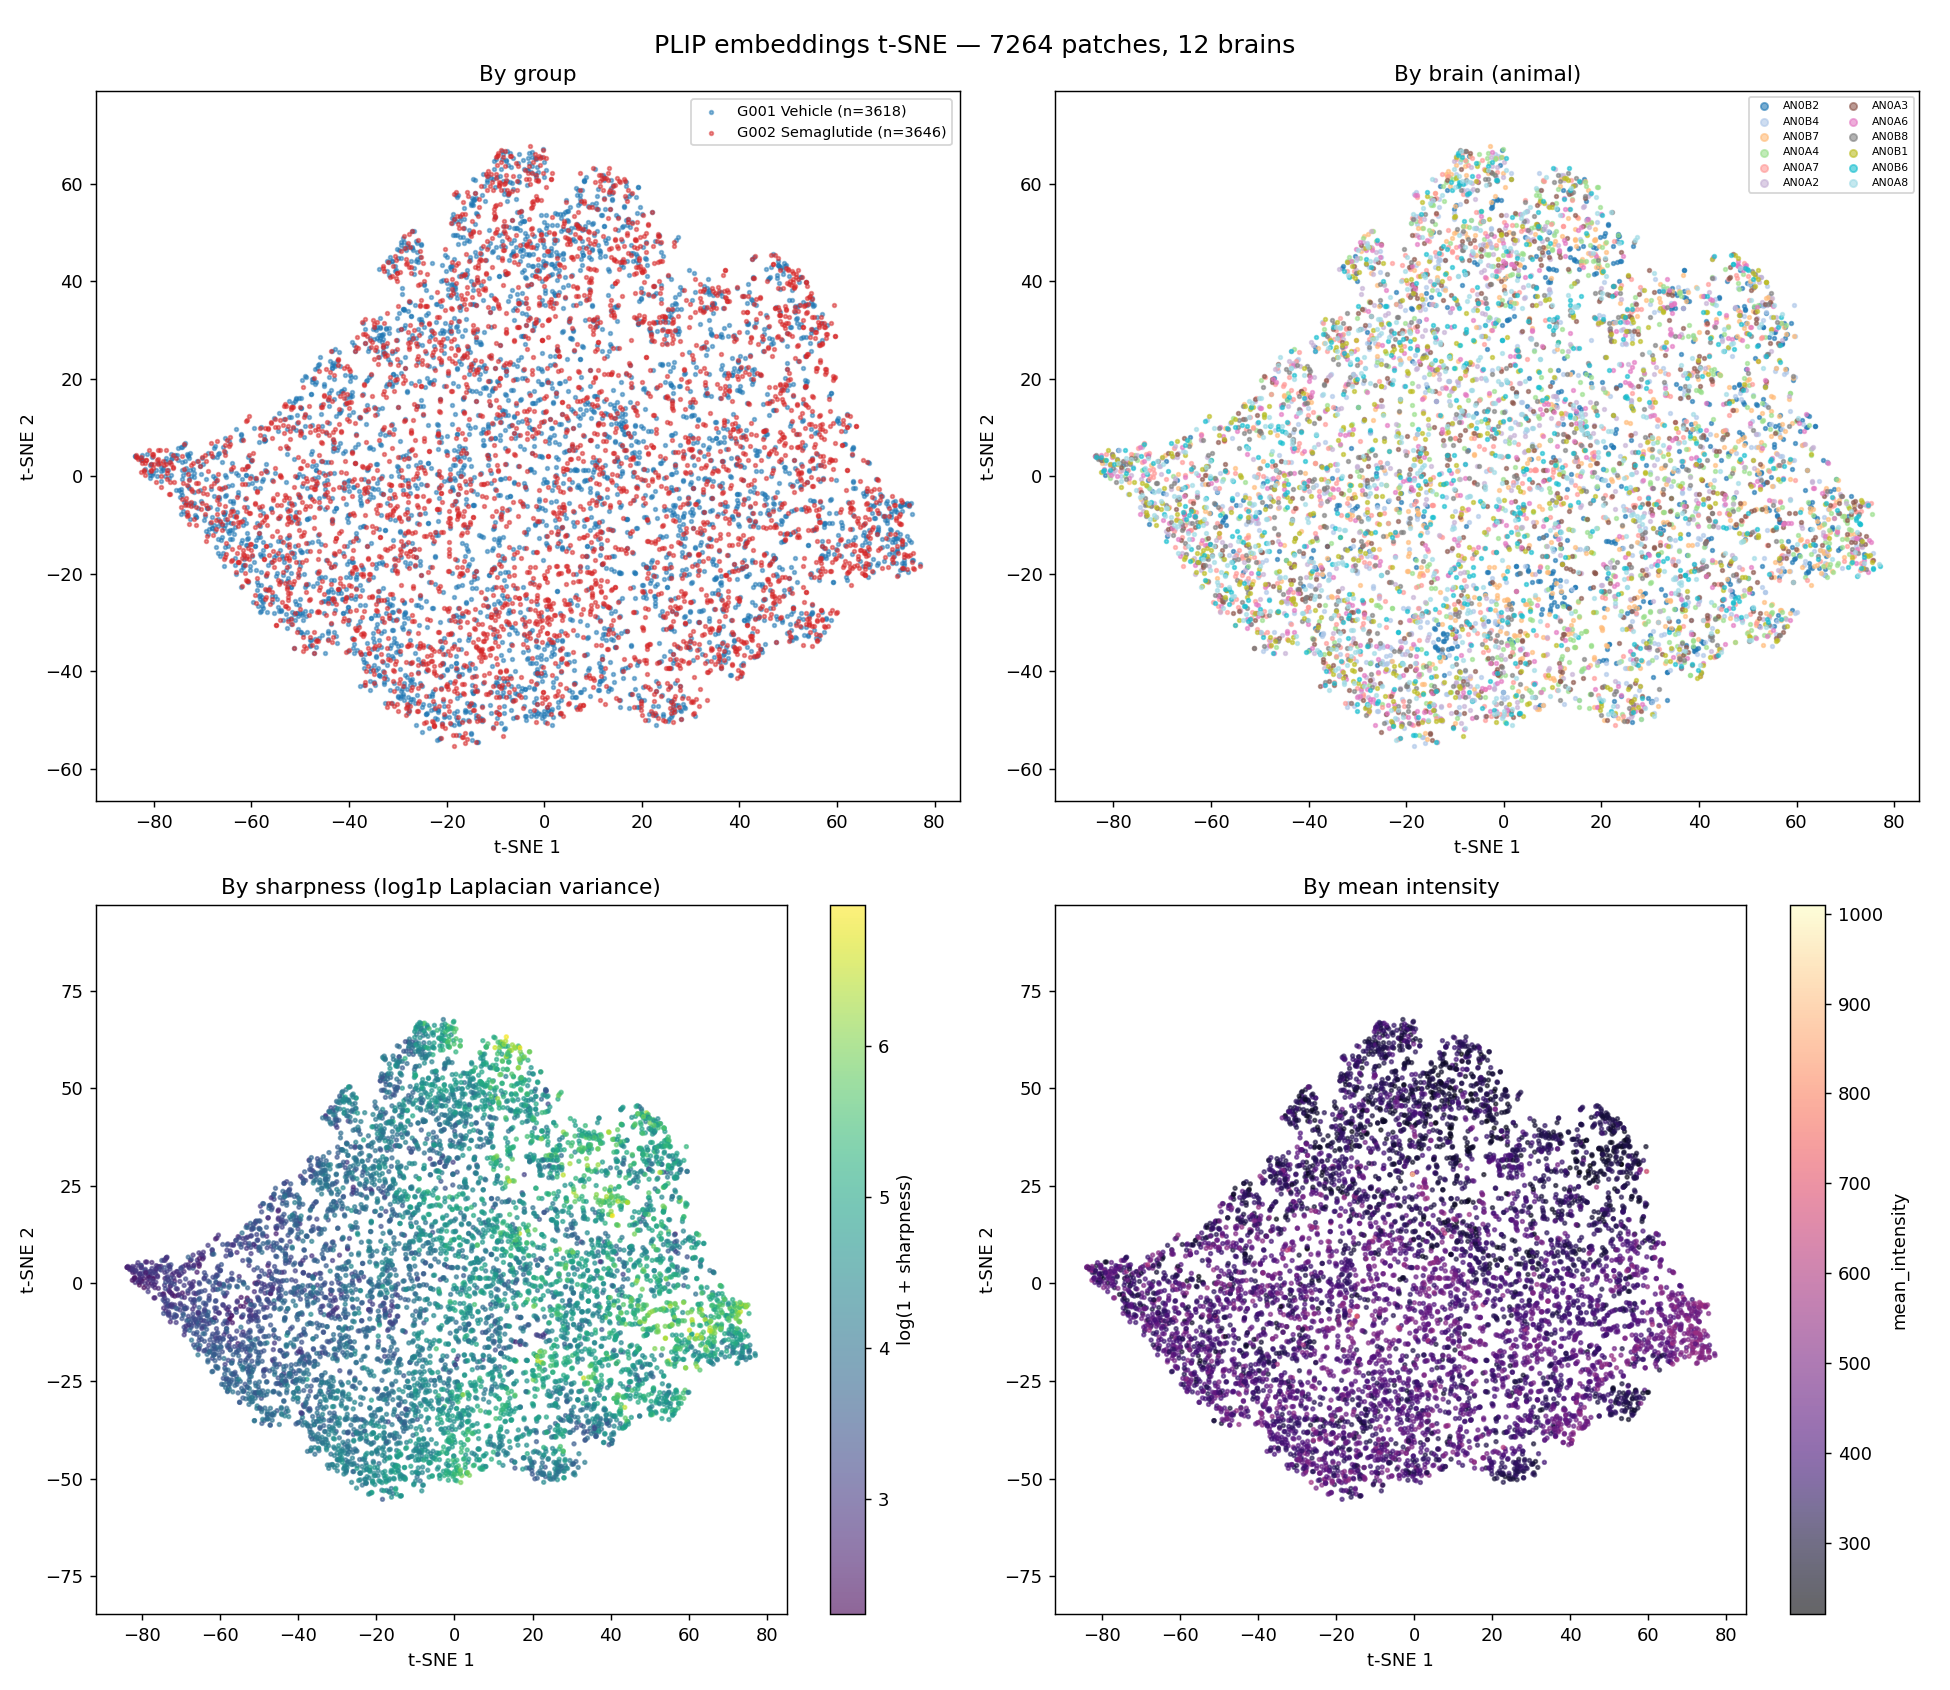

This chart was generated by the following Python code:
"""Quick t-SNE of all PLIP embeddings, colored by several attributes."""

from __future__ import annotations

from pathlib import Path

import h5py
import matplotlib.pyplot as plt
import numpy as np
import pandas as pd
from sklearn.manifold import TSNE

REPO = Path(__file__).resolve().parent.parent
EMB_DIR = REPO / "data" / "challengeA" / "embeddings"
META_CSV = REPO / "data_cache" / "all_patches_metadata.csv"
COORDS_CACHE = REPO / "scripts" / "tsne_coords.npz"
OUT = REPO / "scripts" / "tsne_embeddings.png"


def load_all() -> tuple[np.ndarray, list[str], list[int]]:
    """Concat embeddings across all brains, in sorted-filename order.

    Returns embeddings, scan_name per row, patch_idx per row (within-brain).
    """
    embs, scans, idxs = [], [], []
    for f in sorted(EMB_DIR.glob("*_embeddings.h5")):
        scan = f.name.replace("_embeddings.h5", "")
        with h5py.File(f, "r") as h:
            arr = h["embeddings"][...]
        embs.append(arr)
        scans.extend([scan] * len(arr))
        idxs.extend(range(len(arr)))
    return np.vstack(embs), scans, idxs


def compute_or_load_coords(X: np.ndarray) -> np.ndarray:
    if COORDS_CACHE.exists():
        d = np.load(COORDS_CACHE)
        if d["coords"].shape[0] == X.shape[0]:
            print(f"Loaded cached t-SNE coords from {COORDS_CACHE}")
            return d["coords"]
    print("Running t-SNE (cosine, perplexity=30)…")
    coords = TSNE(
        n_components=2,
        metric="cosine",
        perplexity=30,
        init="pca",
        random_state=0,
    ).fit_transform(X)
    np.savez(COORDS_CACHE, coords=coords)
    return coords


def main():
    print("Loading embeddings…")
    X, scans, idxs = load_all()
    df = pd.DataFrame({"scan_name": scans, "patch_idx": idxs})
    print(f"  {X.shape[0]} patches × {X.shape[1]} dims, from {df['scan_name'].nunique()} brains")

    meta = pd.read_csv(META_CSV)
    df = df.merge(
        meta[["scan_name", "patch_idx", "group_nr", "sharpness", "mean_intensity", "fraction_signal"]],
        on=["scan_name", "patch_idx"], how="left",
    )
    assert df["group_nr"].notna().all(), "embedding rows failed to join metadata"

    coords = compute_or_load_coords(X)
    df["x"], df["y"] = coords[:, 0], coords[:, 1]

    fig, axes = plt.subplots(2, 2, figsize=(15, 13))

    # 1) Group
    ax = axes[0, 0]
    for g, color, label in [
        ("G001", "#1f77b4", "G001 Vehicle"),
        ("G002", "#d62728", "G002 Semaglutide"),
    ]:
        m = df["group_nr"] == g
        ax.scatter(df.loc[m, "x"], df.loc[m, "y"], s=4, alpha=0.5, c=color, label=f"{label} (n={m.sum()})")
    ax.set_title("By group")
    ax.legend(loc="best", fontsize=8)

    # 2) Scan (per-brain batch effects)
    ax = axes[0, 1]
    scan_names = sorted(df["scan_name"].unique())
    cmap = plt.get_cmap("tab20", len(scan_names))
    for i, scan in enumerate(scan_names):
        m = df["scan_name"] == scan
        # short label: animal id
        short = next((p for p in scan.split("_") if p.startswith("AN")), scan[:6])
        ax.scatter(df.loc[m, "x"], df.loc[m, "y"], s=4, alpha=0.6, c=[cmap(i)], label=short)
    ax.set_title("By brain (animal)")
    ax.legend(loc="best", fontsize=6, ncols=2, markerscale=2)

    # 3) Sharpness (log scale — heavy tail)
    ax = axes[1, 0]
    sharp = np.log1p(df["sharpness"].values)
    sc = ax.scatter(df["x"], df["y"], s=4, alpha=0.6, c=sharp, cmap="viridis")
    ax.set_title("By sharpness (log1p Laplacian variance)")
    plt.colorbar(sc, ax=ax, label="log(1 + sharpness)")

    # 4) Mean intensity
    ax = axes[1, 1]
    sc = ax.scatter(df["x"], df["y"], s=4, alpha=0.6, c=df["mean_intensity"], cmap="magma")
    ax.set_title("By mean intensity")
    plt.colorbar(sc, ax=ax, label="mean_intensity")

    for ax in axes.flat:
        ax.set_xlabel("t-SNE 1")
        ax.set_ylabel("t-SNE 2")
        ax.set_aspect("equal", adjustable="datalim")

    fig.suptitle(f"PLIP embeddings t-SNE — {len(df)} patches, {df['scan_name'].nunique()} brains", fontsize=14)
    fig.tight_layout()
    fig.savefig(OUT, dpi=130)
    print(f"Wrote {OUT}")


if __name__ == "__main__":
    main()
